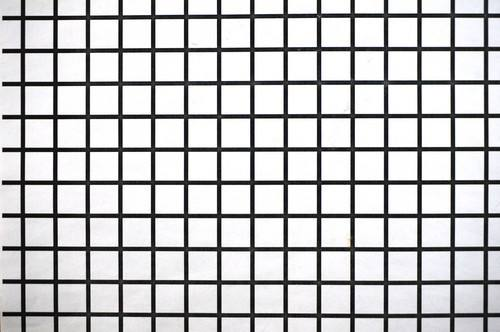
#> input picture 109+王南+上海/第四周/gezi.jpeg, 500 x 332 px
$ python perspective_transform.py
#> lines starting #> are read from the running program, lines starting #| are printed output that depends on the picture
import cv2
import matplotlib.pyplot as plt
import numpy as np

src = cv2.imread("gezi.jpeg")
#> src is the input picture: shape (332, 500, 3); mean B, G, R 193.9, 193, 193.2
x, y, z = src.shape
#> x = 332; y = 500; z = 3
print(x, y, z)
#| 332 500 3

matrix = cv2.getPerspectiveTransform(
    # np.float32([[0, 0], [499, 0], [0, 331], [499, 331]]),
    np.float32([[89, 53], [90, 282], [122, 52], [122, 282]]),

    # np.float32([[89, 52], [89, 280], [419, 52], [419, 280]])
    # np.float32([[122, 2], [3, 116], [355, 3], [387, 330]])
    np.float32([[58, 55], [57, 282], [105, 54], [105, 282]])
)

dst = cv2.warpPerspective(src, matrix, (y, x))
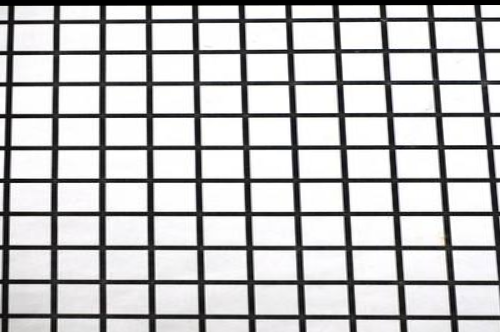
#> dst: shape (332, 500, 3); mean B, G, R 191, 190.5, 190.8
# dst1 = cv2.perspectiveTransform(src, matrix, (y, x))

plt.subplot(2, 2, 1)
plt.imshow(cv2.cvtColor(src, cv2.COLOR_BGR2RGB))

plt.subplot(2, 2, 3)
plt.imshow(cv2.cvtColor(dst, cv2.COLOR_BGR2RGB))

# plt.subplot(2, 2, 4)
# plt.imshow(cv2.cvtColor(dst1, cv2.COLOR_BGR2RGB))

plt.show()
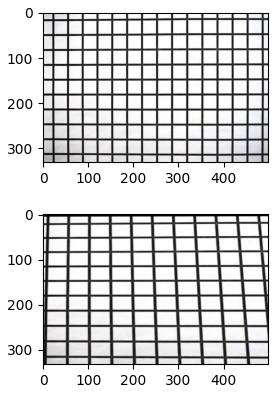
#> figure drawn by matplotlib, 2 panels
